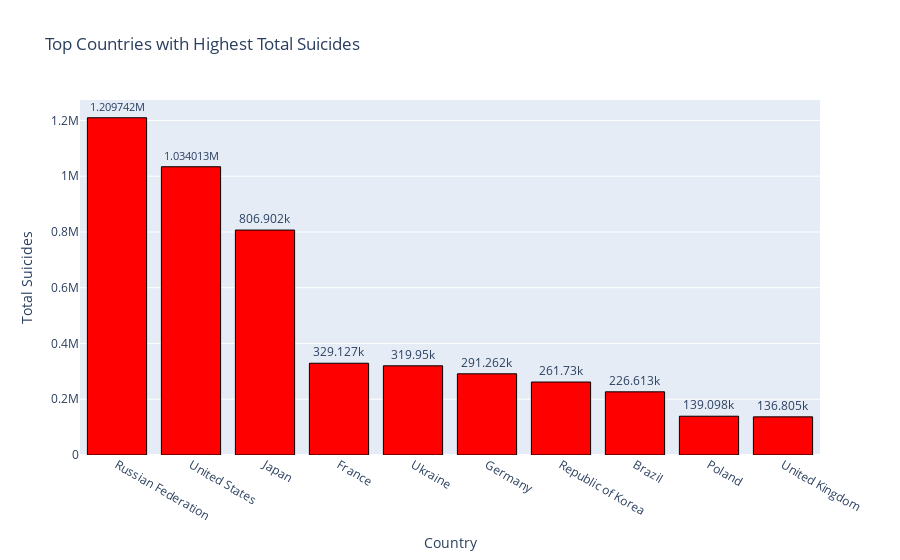

This figure's notebook cell:
### Code cell
top_countries_suicides = df.groupby('country')['suicides_no'].sum().nlargest(10).reset_index()

# Create an interactive bar plot with red bars
fig = px.bar(
    top_countries_suicides,
    x='country',
    y='suicides_no',
    title='Top Countries with Highest Total Suicides',
    labels={'country': 'Country', 'suicides_no': 'Total Suicides'},
)

# Customize the appearance to set the bars' color to red (optional)
fig.update_traces(marker_color='red', marker_line_color='black', marker_line_width=1)

# Add interactivity (hover text)
fig.update_traces(texttemplate='%{y}', textposition='outside')

# Set axis labels
fig.update_xaxes(title_text='Country')
fig.update_yaxes(title_text='Total Suicides')

# Show the interactive plot
fig.show()

### Figure 1 — Plotly figure (JSON) as saved in the notebook; plotly's stock layout.template omitted (floating-point values rounded to 4 significant figures)
{"data": [{"alignmentgroup": "True", "hovertemplate": "Country=%{x}<br>Total Suicides=%{y}<extra></extra>", "legendgroup": "", "marker": {"color": "red", "line": {"color": "black", "width": 1}, "pattern": {"shape": ""}}, "name": "", "offsetgroup": "", "orientation": "v", "showlegend": false, "textposition": "outside", "texttemplate": "%{y}", "type": "bar", "x": ["Russian Federation", "United States", "Japan", "France", "Ukraine", "Germany", "Republic of Korea", "Brazil", "Poland", "United Kingdom"], "xaxis": "x", "y": [1209742, 1034013, 806902, 329127, 319950, 291262, 261730, 226613, 139098, 136805], "yaxis": "y"}], "layout": {"barmode": "relative", "legend": {"tracegroupgap": 0}, "title": {"text": "Top Countries with Highest Total Suicides"}, "xaxis": {"anchor": "y", "domain": [0, 1], "title": {"text": "Country"}}, "yaxis": {"anchor": "x", "domain": [0, 1], "title": {"text": "Total Suicides"}}}}
